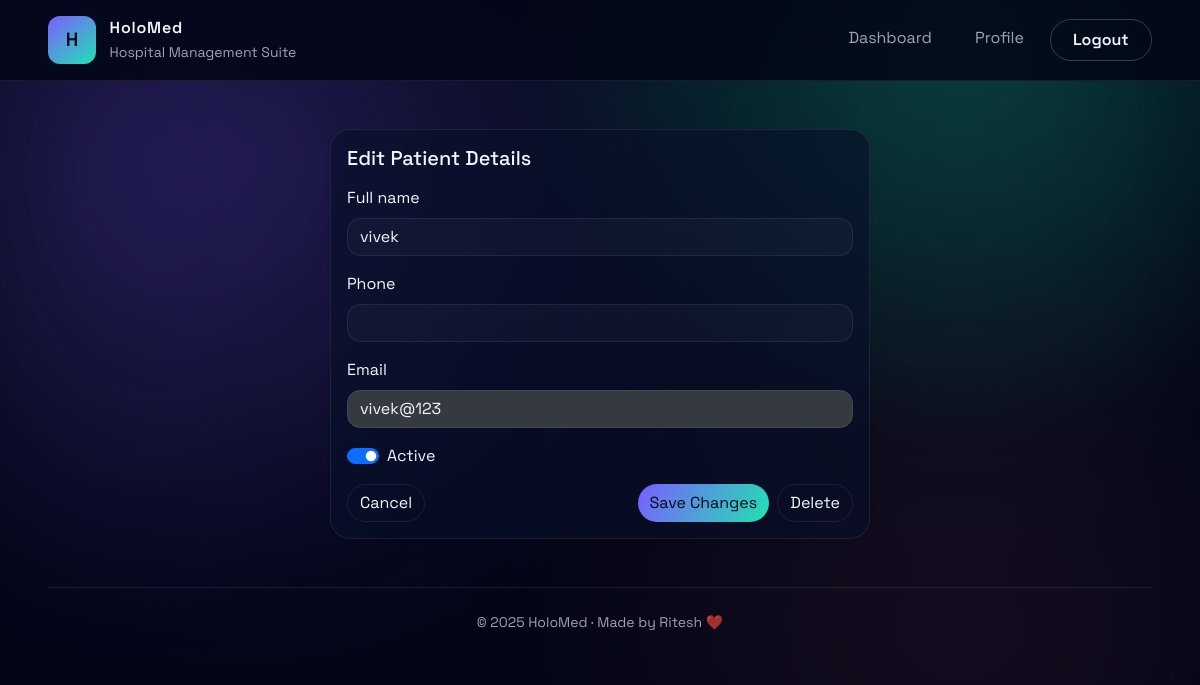
The app's page /admin/patients/8/edit (signed in) with its own data.
### app.py (models this page shows, shortened)
class User(db.Model):
    id = db.Column(db.Integer, primary_key=True)
    role = db.Column(db.String(20), nullable=False)
    full_name = db.Column(db.String(120), nullable=False)
    email = db.Column(db.String(120), unique=True, nullable=False)
    phone = db.Column(db.String(50))
    password_hash = db.Column(db.String(255), nullable=False)
    specialization = db.Column(db.String(120))
    experience_years = db.Column(db.Integer)
    bio = db.Column(db.Text)
    department_id = db.Column(db.Integer, db.ForeignKey("department.id"))
    is_active = db.Column(db.Boolean, default=True)
    is_blacklisted = db.Column(db.Boolean, default=False)
    created_at = db.Column(db.DateTime, default=datetime.utcnow)
    appointments_as_patient = db.relationship(
        "Appointment", foreign_keys="Appointment.patient_id", backref="patient", lazy=True
    )
    appointments_as_doctor = db.relationship(
        "Appointment", foreign_keys="Appointment.doctor_id", backref="doctor", lazy=True
    )

### app.py (the view, shortened to what this page needs)
@app.route("/admin/patients/<int:patient_id>/edit", methods=["GET", "POST"])
@login_required(role="admin")
def edit_patient(patient_id):
    patient = User.query.filter_by(id=patient_id, role="patient").first_or_404()
    return render_template("admin/patient_form.html", patient=patient)

### app.py (called while the page is built)
def get_current_user():
    user_id = session.get("user_id")
    if user_id:
        return User.query.get(user_id)
    return None

def login_required(role=None):
    def decorator(fn):
        @wraps(fn)
        def wrapper(*args, **kwargs):
            if not g.user:
                flash("Please log in to continue.", "warning")
                return redirect(url_for("login"))
            if role and g.user.role != role:
                flash("You are not authorized to view this page.", "danger")
                return redirect(url_for("dashboard"))
            return fn(*args, **kwargs)
        return wrapper
    return decorator

@app.before_request
def load_user():
    g.user = get_current_user()

@app.context_processor
def inject_helpers():
    def format_date(value):
        return value.strftime("%d %b %Y")
    return {
        "format_date": format_date,
        "today": date.today,
        "datetime": datetime,
        "timedelta": timedelta,
    }

### templates/admin/patient_form.html (shortened to what this page needs)
{% extends "base.html" %}
{% block content %}
  <div class="row justify-content-center">
    <div class="col-lg-6">
      <div class="card shadow-sm">
        <div class="card-body">
          <h1 class="h5 mb-3">Edit Patient Details</h1>
          <form method="post">
            <div class="mb-3">
              <label class="form-label">Full name</label>
              <input type="text" name="full_name" class="form-control" value="{{ patient.full_name }}" required>
            </div>
            <div class="mb-3">
              <label class="form-label">Phone</label>
              <input type="text" name="phone" class="form-control" value="{{ patient.phone or '' }}">
            </div>
            <div class="mb-3">
              <label class="form-label">Email</label>
              <input type="email" class="form-control" value="{{ patient.email }}" disabled>
            </div>
            <div class="form-check form-switch mb-3">
              <input class="form-check-input" type="checkbox" name="is_active" value="1" {% if patient.is_active %}checked{% endif %}>
              <label class="form-check-label">Active</label>
            </div>
            <div class="d-flex justify-content-between">
              <a href="{{ url_for('manage_patients') }}" class="btn btn-outline-secondary">Cancel</a>
              <div class="d-flex gap-2">
                <button class="btn btn-primary">Save Changes</button>
                <form action="{{ url_for('delete_patient', patient_id=patient.id) }}" method="post" onsubmit="return confirm('Are you sure you want to remove this patient?');">
                  <button class="btn btn-outline-danger">Delete</button>
                </form>
              </div>
            </div>
          </form>
        </div>
      </div>
    </div>
  </div>
{% endblock %}

### static/css/styles.css (style rules this page uses)
:root { --hms-bg: #030617; --hms-panel: rgba(9, 16, 40, 0.65); --hms-outline: rgba(255, 255, 255, 0.08); --hms-primary: #7c5dff; --hms-secondary: #20e3b2; --hms-text: #f4f6fb; --hms-muted: rgba(244, 246, 251, 0.65); }
body { font-family: "Space Grotesk", system-ui, -apple-system, BlinkMacSystemFont, "Segoe UI", sans-serif; color: var(--hms-text); background: radial-gradient(circle at 20% 20%, rgba(124, 93, 255, 0.15), transparent 45%), radial-gradient(circle at 80% 0%, rgba(32, 227, 178, 0.18), transparent 35%), var(--hms-bg); min-height: 100vh; margin: 0; }
* { font-family: inherit; }
h1, h2, h3, h4, h5, h6, p, span, div, a, button, label, input, select, textarea { font-family: "Space Grotesk", system-ui, -apple-system, BlinkMacSystemFont, "Segoe UI", sans-serif; }
.app-body { position: relative; overflow-x: hidden; }
.card, .stat-card, .department-tile { background: var(--hms-panel); border: 1px solid var(--hms-outline); border-radius: 1.25rem; box-shadow: 0 20px 60px rgba(0, 0, 0, 0.35); color: var(--hms-text); font-family: "Space Grotesk", system-ui, -apple-system, BlinkMacSystemFont, "Segoe UI", sans-serif; }
.card-body { color: var(--hms-text); font-family: "Space Grotesk", system-ui, -apple-system, BlinkMacSystemFont, "Segoe UI", sans-serif; }
.btn, .btn-primary { border-radius: 999px; border: none; background: linear-gradient(120deg, var(--hms-primary), var(--hms-secondary)); color: #050915; }
.btn-outline-primary, .btn-outline-danger, .btn-outline-secondary { border-radius: 999px; border: 1px solid var(--hms-outline); color: var(--hms-text); background: transparent; }
.form-control, .form-select, select, textarea { background: rgba(255, 255, 255, 0.03); border: 1px solid var(--hms-outline); color: var(--hms-text); border-radius: 0.85rem; }

### records on screen
User: full_name "vivek", email "vivek@123", is_active "☑"
